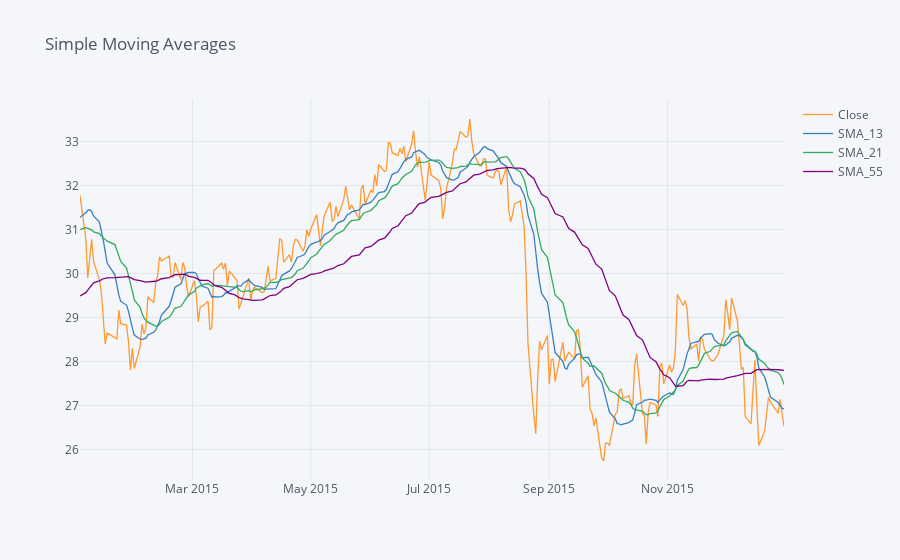

Source (notebook cell):
### Markdown cell above
** Use .ta_plot(study='sma') to create a Simple Moving Averages plot of Morgan Stanley for the year 2015.**

### Code cell
MS.index = pd.to_datetime(MS.index)
MS = MS.sort_index()

MS['SMA_13'] = MS['Close'].rolling(window=13).mean()
MS['SMA_21'] = MS['Close'].rolling(window=21).mean()
MS['SMA_55'] = MS['Close'].rolling(window=55).mean()

# Plot using cufflinks
MS.loc['2015-01-01':'2016-01-01', ['Close', 'SMA_13', 'SMA_21', 'SMA_55']].iplot(title="Simple Moving Averages")

### Figure 1 — Plotly figure (JSON) as saved in the notebook; plotly's stock layout.template omitted (floating-point values rounded to 4 significant figures; data arrays with more than 128 entries replaced by an {"elided": "..."} marker saying what was removed)
{"data": [{"line": {"color": "rgba(255, 153, 51, 1.0)", "dash": "solid", "shape": "linear", "width": 1.3}, "mode": "lines", "name": "Close", "text": "", "type": "scatter", "x": {"elided": "252 str values"}, "y": {"elided": "252 float values"}}, {"line": {"color": "rgba(55, 128, 191, 1.0)", "dash": "solid", "shape": "linear", "width": 1.3}, "mode": "lines", "name": "SMA_13", "text": "", "type": "scatter", "x": {"elided": "252 str values"}, "y": {"elided": "252 float values"}}, {"line": {"color": "rgba(50, 171, 96, 1.0)", "dash": "solid", "shape": "linear", "width": 1.3}, "mode": "lines", "name": "SMA_21", "text": "", "type": "scatter", "x": {"elided": "252 str values"}, "y": {"elided": "252 float values"}}, {"line": {"color": "rgba(128, 0, 128, 1.0)", "dash": "solid", "shape": "linear", "width": 1.3}, "mode": "lines", "name": "SMA_55", "text": "", "type": "scatter", "x": {"elided": "252 str values"}, "y": {"elided": "252 float values"}}], "layout": {"autosize": true, "legend": {"bgcolor": "#F5F6F9", "font": {"color": "#4D5663"}}, "paper_bgcolor": "#F5F6F9", "plot_bgcolor": "#F5F6F9", "title": {"font": {"color": "#4D5663"}, "text": "Simple Moving Averages"}, "xaxis": {"autorange": true, "gridcolor": "#E1E5ED", "range": ["2015-01-02", "2015-12-31"], "showgrid": true, "tickfont": {"color": "#4D5663"}, "title": {"font": {"color": "#4D5663"}, "text": ""}, "type": "date", "zerolinecolor": "#E1E5ED"}, "yaxis": {"autorange": true, "gridcolor": "#E1E5ED", "range": [25.3, 33.95], "showgrid": true, "tickfont": {"color": "#4D5663"}, "title": {"font": {"color": "#4D5663"}, "text": ""}, "type": "linear", "zerolinecolor": "#E1E5ED"}}}
